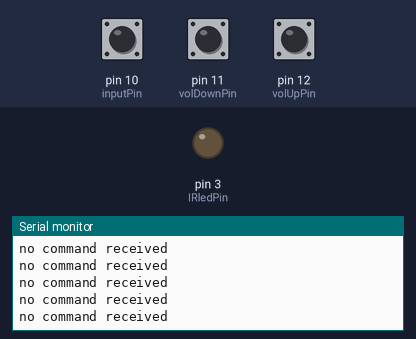
Bench run of a sketch on a simulated Arduino Uno, built with avr-gcc and run on an emulated ATmega328P. Parts: output pins drawn as LEDs (lit = HIGH), the last lines printed to the serial monitor. The inputs (shaded band) are chosen by the test bench; at power-on: pin 10 (inputPin) HIGH, pin 11 (volDownPin) HIGH, pin 12 (volUpPin) HIGH.

Above: at 7.5 s.
7.6 s: pin 10 (inputPin) pulled LOW for 0.15 s
At 8.3 s:
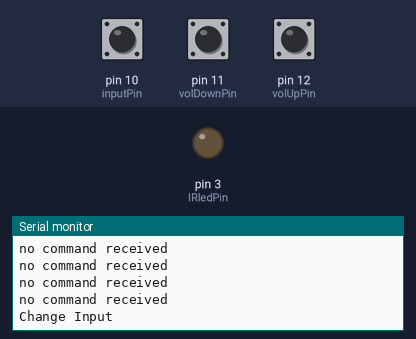
9.2 s: pin 11 (volDownPin) pulled LOW for 0.15 s
At 9.54 s:
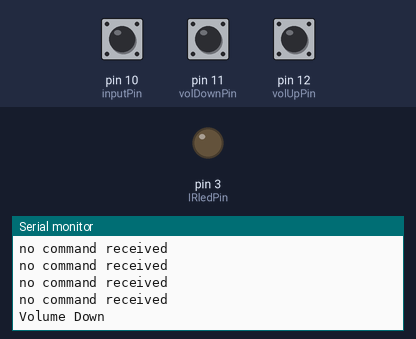
10.8 s: pin 12 (volUpPin) pulled LOW for 0.15 s
13.9 s: pin 10 (inputPin) pulled LOW for 1 s
At 15.4 s:
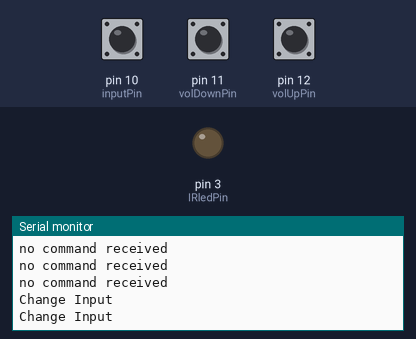
17.9 s: pin 11 (volDownPin) pulled LOW for 1 s
At 18.69 s:
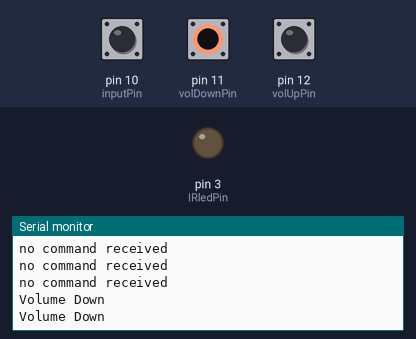
21.9 s: pin 12 (volUpPin) pulled LOW for 1 s
At 23.15 s:
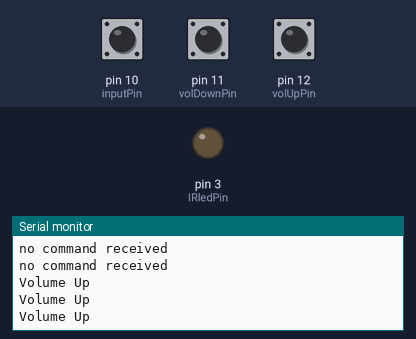

Measured:
- after the input at 7.6 s, the serial monitor: prints a new line after 0.08 s (image 1)
- after the input at 9.2 s, the serial monitor: prints a new line after 0.08 s (image 2)
- after the input at 13.9 s, the serial monitor: prints a new line after 0.08 s (image 3)
- after the input at 17.9 s, the serial monitor: prints a new line after 0.08 s (image 4)
- after the input at 21.9 s, the serial monitor: prints a new line after 0.07 s (image 5)

The sketch:

remotecontroller.ino
```cpp
#include <IRremote.h>
#include <IRremoteInt.h>

IRsend irsend;

int IRledPin =  3;    // LED connected to digital pin 3
int inputPin = 10;
int volUpPin = 12;
int volDownPin = 11;


void setup()   {
  // initialize the IR digital pin as an output:

  pinMode(IRledPin, OUTPUT);
  pinMode(inputPin, INPUT);
  pinMode(volUpPin, INPUT);
  pinMode(volDownPin, INPUT);

  Serial.begin(9600);
  Serial.println("Turn on TV");
  delay(1000);
  for (int i = 0; i < 3; i++) {
    irsend.sendSony(0xa90, 12); // Sony TV power code
    delay(40);
  }
  Serial.println("Done");
  delay(5000);
}

void loop()
{
  digitalWrite(inputPin, HIGH);
  digitalWrite(volUpPin, HIGH);
  digitalWrite(volDownPin, HIGH);
  if ((digitalRead(inputPin) == 0) && (digitalRead(volUpPin) == 1) && (digitalRead(volDownPin) == 1)){
   /* SelectInput(); */
    Serial.println("Change Input");
    for (int i = 0; i < 3; i++) {
      irsend.sendSony(0xA50, 12);
      delay(40);
    }
    delay(500);
  }
  else if((digitalRead(inputPin) == 1) && (digitalRead(volUpPin) == 0) && (digitalRead(volDownPin) == 1)){
   /* VolumeUp(); */
    Serial.println("Volume Up");
    for (int i = 0; i < 3; i++) {
      irsend.sendSony(0x490, 12);
      delay(40);
    }
    delay(150);
  }
  else if ((digitalRead(inputPin) == 1) && (digitalRead(volUpPin) == 1) && (digitalRead(volDownPin) == 0)){
    /* VolumeDown(); */
    Serial.println("Volume Down");
    for (int i = 0; i < 3; i++) {
      irsend.sendSony(0xC90, 12);
      delay(40);
    }
    delay(150);
  }
  else {
    Serial.println("no command received");
  }
}
```
